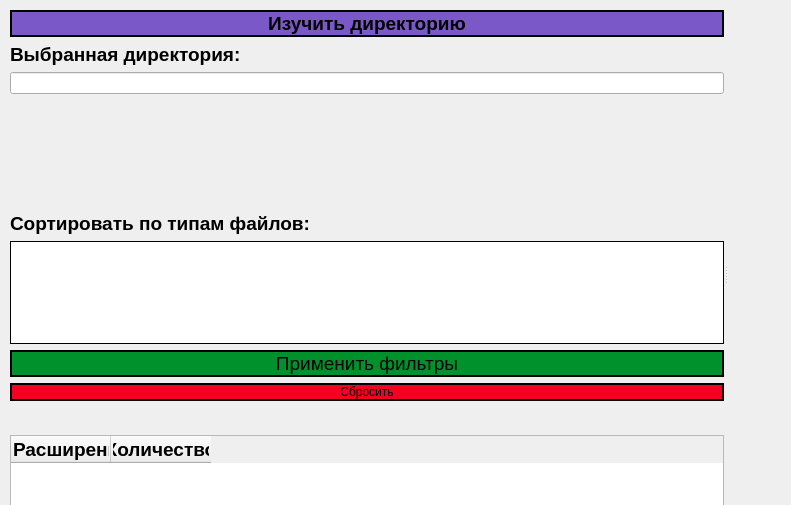
<?xml version="1.0" encoding="UTF-8"?>
<ui version="4.0">
 <class>MainWindow</class>
 <widget class="QMainWindow" name="MainWindow">
  <property name="geometry">
   <rect>
    <x>0</x>
    <y>0</y>
    <width>791</width>
    <height>505</height>
   </rect>
  </property>
  <property name="windowTitle">
   <string>Главное окно</string>
  </property>
  <widget class="QWidget" name="centralwidget">
   <widget class="QWidget" name="verticalLayoutWidget_2">
    <property name="geometry">
     <rect>
      <x>10</x>
      <y>10</y>
      <width>761</width>
      <height>528</height>
     </rect>
    </property>
    <layout class="QVBoxLayout" name="verticalLayout_main">
     <item>
      <widget class="QSplitter" name="splitter">
       <property name="orientation">
        <enum>Qt::Horizontal</enum>
       </property>
       <widget class="QWidget" name="layoutWidget">
        <layout class="QVBoxLayout" name="verticalLayout_2">
         <item>
          <widget class="QPushButton" name="pushButton_iterator_dir">
           <property name="font">
            <font>
             <pointsize>14</pointsize>
             <weight>75</weight>
             <bold>true</bold>
            </font>
           </property>
           <property name="styleSheet">
            <string notr="true">QPushButton {background-color: rgb(122, 88, 200)}
QPushButton{border: 2px solid black}</string>
           </property>
           <property name="text">
            <string>Изучить директорию</string>
           </property>
          </widget>
         </item>
         <item>
          <widget class="QLabel" name="label_path">
           <property name="font">
            <font>
             <pointsize>14</pointsize>
             <weight>75</weight>
             <bold>true</bold>
            </font>
           </property>
           <property name="text">
            <string>Выбранная директория:</string>
           </property>
          </widget>
         </item>
         <item>
          <widget class="QLineEdit" name="lineEdit_dir"/>
         </item>
         <item>
          <layout class="QVBoxLayout" name="verticalLayout">
           <item>
            <widget class="QLabel" name="label_sise_dir">
             <property name="font">
              <font>
               <pointsize>14</pointsize>
               <weight>75</weight>
               <bold>true</bold>
              </font>
             </property>
             <property name="text">
              <string/>
             </property>
            </widget>
           </item>
           <item>
            <widget class="QLabel" name="label_count_files">
             <property name="font">
              <font>
               <pointsize>14</pointsize>
               <weight>75</weight>
               <bold>true</bold>
              </font>
             </property>
             <property name="text">
              <string/>
             </property>
            </widget>
           </item>
           <item>
            <widget class="QLabel" name="label_count_dirs">
             <property name="font">
              <font>
               <pointsize>14</pointsize>
               <weight>75</weight>
               <bold>true</bold>
              </font>
             </property>
             <property name="text">
              <string/>
             </property>
            </widget>
           </item>
           <item>
            <widget class="QLabel" name="label_time">
             <property name="font">
              <font>
               <pointsize>14</pointsize>
               <weight>75</weight>
               <bold>true</bold>
              </font>
             </property>
             <property name="text">
              <string/>
             </property>
            </widget>
           </item>
          </layout>
         </item>
         <item>
          <widget class="QLabel" name="label_sort">
           <property name="font">
            <font>
             <pointsize>14</pointsize>
             <weight>75</weight>
             <bold>true</bold>
            </font>
           </property>
           <property name="text">
            <string>Сортировать по типам файлов:</string>
           </property>
          </widget>
         </item>
         <item>
          <widget class="QListWidget" name="listWidget_filters">
           <property name="styleSheet">
            <string notr="true">QListWidget {border: 1px solid black}</string>
           </property>
          </widget>
         </item>
         <item>
          <widget class="QPushButton" name="pushButton_apply_filters">
           <property name="font">
            <font>
             <pointsize>14</pointsize>
             <weight>50</weight>
             <bold>false</bold>
            </font>
           </property>
           <property name="styleSheet">
            <string notr="true">QPushButton {border: 2px solid black}
QPushButton {background-color: rgb(0, 144, 44)}</string>
           </property>
           <property name="text">
            <string>Применить фильтры</string>
           </property>
          </widget>
         </item>
         <item>
          <widget class="QPushButton" name="pushButton_reset_filters">
           <property name="styleSheet">
            <string notr="true">QPushButton {border: 2px solid black}
QPushButton {background-color: rgb(244, 0, 33)}</string>
           </property>
           <property name="text">
            <string>Сбросить</string>
           </property>
          </widget>
         </item>
         <item>
          <widget class="QLabel" name="label_count_sorted_files">
           <property name="font">
            <font>
             <pointsize>14</pointsize>
             <weight>75</weight>
             <bold>true</bold>
            </font>
           </property>
           <property name="text">
            <string/>
           </property>
          </widget>
         </item>
         <item>
          <widget class="QTableWidget" name="tableWidget">
           <property name="styleSheet">
            <string notr="true"/>
           </property>
           <column>
            <property name="text">
             <string>Расширение файла</string>
            </property>
            <property name="font">
             <font>
              <pointsize>14</pointsize>
              <weight>75</weight>
              <bold>true</bold>
             </font>
            </property>
            <property name="textAlignment">
             <set>AlignJustify|AlignVCenter</set>
            </property>
           </column>
           <column>
            <property name="text">
             <string>Количество</string>
            </property>
            <property name="font">
             <font>
              <pointsize>14</pointsize>
              <weight>75</weight>
              <bold>true</bold>
             </font>
            </property>
           </column>
          </widget>
         </item>
        </layout>
       </widget>
       <widget class="QFrame" name="horizontalFrame_graphics">
        <property name="styleSheet">
         <string notr="true"/>
        </property>
        <layout class="QHBoxLayout" name="horizontalLayout"/>
       </widget>
      </widget>
     </item>
    </layout>
   </widget>
  </widget>
 </widget>
 <resources/>
 <connections/>
</ui>
